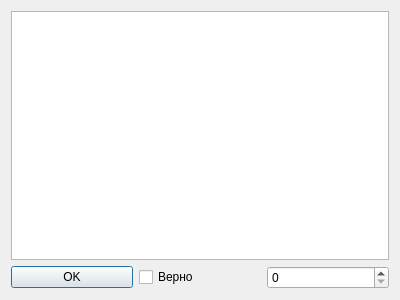
<?xml version="1.0" encoding="UTF-8"?>
<ui version="4.0">
 <class>Dialog</class>
 <widget class="QDialog" name="Dialog">
  <property name="geometry">
   <rect>
    <x>0</x>
    <y>0</y>
    <width>400</width>
    <height>300</height>
   </rect>
  </property>
  <property name="windowTitle">
   <string>Dialog</string>
  </property>
  <layout class="QGridLayout" name="gridLayout">
   <item row="0" column="0">
    <layout class="QVBoxLayout" name="verticalLayout">
     <item>
      <widget class="QTextEdit" name="textEdit"/>
     </item>
     <item>
      <layout class="QHBoxLayout" name="horizontalLayout_4">
       <item>
        <widget class="QPushButton" name="pushButton">
         <property name="text">
          <string>OK</string>
         </property>
        </widget>
       </item>
       <item>
        <widget class="QCheckBox" name="checkBox">
         <property name="text">
          <string>Верно</string>
         </property>
        </widget>
       </item>
       <item>
        <widget class="QSpinBox" name="spinBox">
         <property name="maximum">
          <number>999</number>
         </property>
        </widget>
       </item>
      </layout>
     </item>
    </layout>
   </item>
  </layout>
 </widget>
 <resources/>
 <connections/>
</ui>
